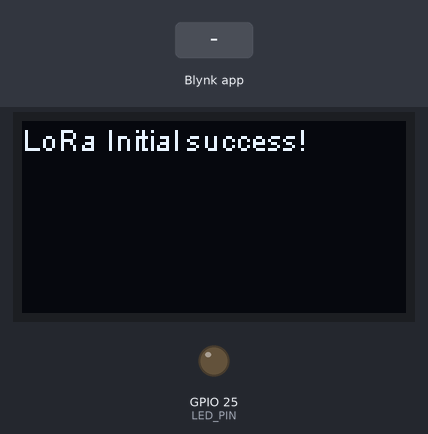
A sketch run on a simulated ESP32. Parts: 128×64 one-colour display, output pins drawn as LEDs (lit = HIGH). The test bench sets the inputs (shaded band). WiFi joins after 1.5 s; servers stay silent unless stated; no radio packets arrive unless stated; what the sketch prints to the serial monitor is not drawn.

Above: at 3.3 s.
3.4 s: Blynk app writes 1 to V1
At 4.6 s:
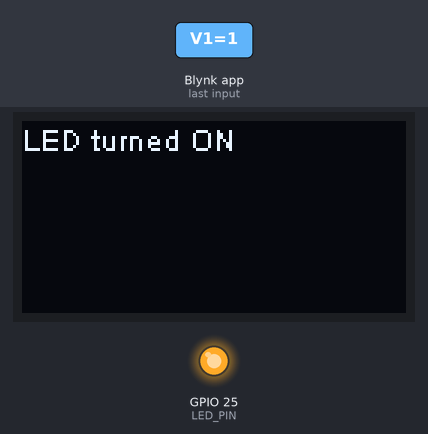
4.9 s: Blynk app writes 0 to V1
At 6.1 s:
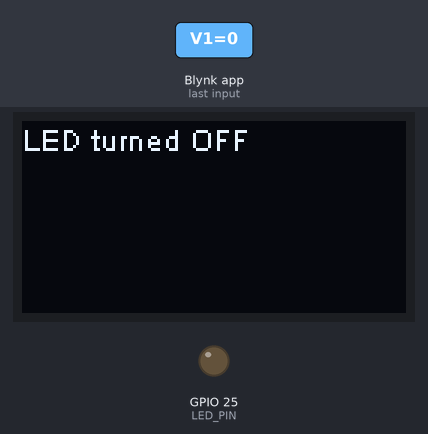
6.4 s: Blynk app writes 200 to V1
At 6.41 s:
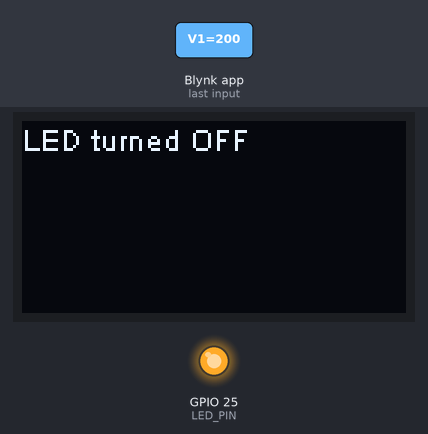
Timing chart, 0 to 9.4 s (numbered marks = the images above; inputs shaded):
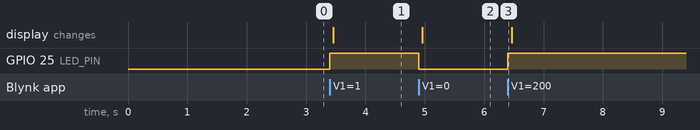

Measured:
- after the input at 3.4 s, GPIO 25 (LED_PIN): LOW → HIGH at once; the display: changes after 0.06 s (image 1)
- after the input at 4.9 s, GPIO 25 (LED_PIN): HIGH → LOW at once; the display: changes after 0.06 s (image 2)
- after the input at 6.4 s, GPIO 25 (LED_PIN): LOW → HIGH at once

The sketch:

Blink_secondary_LED_using_Blynk.ino
```cpp
// Board :- Heltec ESP32 Series Dev-boards version 0.0.9
// Library :- Heltec ESP32 Dev-Boards version 1.1.2
//            Blynk by Volodymyr Shymanskyy version 1.3.2
//            BlynkNcpDriver version 0.6.3
#define BLYNK_TEMPLATE_ID "TMPL3siGPOXMV"
#define BLYNK_TEMPLATE_NAME "LED"
#define BLYNK_AUTH_TOKEN "_Gd04LcGXFH259YKEhl2TArvFozMhbL5"
#define BLYNK_PRINT Serial

#include<heltec.h>
#include <WiFi.h>
#include <WiFiClient.h>
#include <BlynkSimpleEsp32.h>
# define LED_PIN 25
// Your WiFi credentials.
// Set password to "" for open networks.

//#define BLYNK_AUTH_TOKEN "-iHs4asjc7AuAvzxZSm9nYos8wz9_tAz"
char ssid[] = "your-ssid";
char pass[] = "your-password";

// Your Blynk auth token.

void setup()
{
  // Debug console
  Serial.begin(115200);
  pinMode(LED_PIN, OUTPUT);
  Serial.println("LoRa Sender");

  // Initialize the Heltec board with Display and LoRa
  Heltec.begin(true /* Display */, true /* LoRa */, true /* Serial */, true /* PABOOST */, 433E6 /* LoRa Band */);

  // Connect to Wi-Fi
  WiFi.begin(ssid, pass);
  while (WiFi.status() != WL_CONNECTED) {
    delay(500);
    Serial.print(".");
  }
  Serial.println("WiFi connected");

  if (!LoRa.begin(433E6, true)) {
    Serial.println("Starting LoRa failed!");
    while (1) {
      delay(1000); // Add a delay to prevent flooding the serial monitor
    }
  } else {
    Serial.println("LoRa initialization successful.");
  }

  // Connect to Blynk
  Blynk.begin(BLYNK_AUTH_TOKEN, ssid, pass);

  // Synchronize the virtual pin state with the Blynk server
  // Blynk.syncVirtual(V1);
}

BLYNK_WRITE(V1) {
  int pinValue = param.asInt(); // Get value as integer
  Serial.print("V1 value: ");
  Serial.println(pinValue);

  if (pinValue) {
    digitalWrite(LED_PIN, HIGH);
    Serial.println("LED turned ON");
    Blynk.logEvent("led_status", "LED turned ON");

    LoRa.beginPacket();
    LoRa.print("LED turned ON");
    LoRa.endPacket();

    // Update display with the sent message
    Heltec.display->clear();
    Heltec.display->drawString(0, 0, "LED turned ON");
    Heltec.display->display();

  } else {
    digitalWrite(LED_PIN, LOW);
    Serial.println("LED turned OFF");
    Blynk.logEvent("led_status", "LED turned OFF");

    LoRa.beginPacket();
    LoRa.print("LED turned OFF");
    LoRa.endPacket();

    // Update display with the sent message
    Heltec.display->clear();
    Heltec.display->drawString(0, 0, "LED turned OFF");
    Heltec.display->display();
  }
}

// This function is called periodically by Blynk
// It updates the value of a virtual pin
// BLYNK_READ(V2) {
//   int sensorValue = analogRead(34); // Read sensor value from pin 34
//   Blynk.virtualWrite(V2, sensorValue);
// }

void loop()
{
  Blynk.run();
}
```
